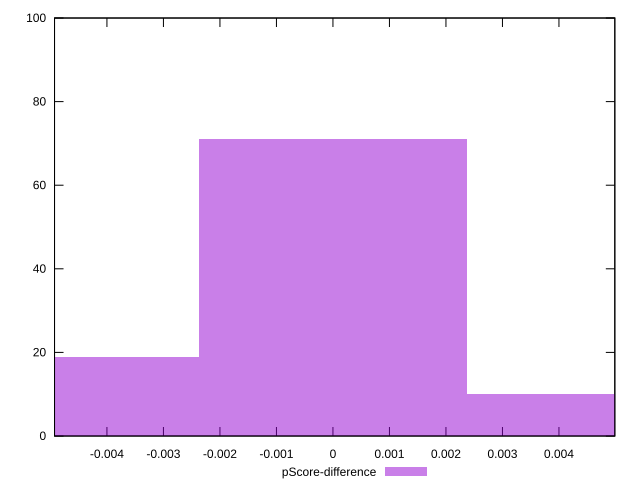

Generate this figure with gnuplot:
reset

$pScoreDifference <<EOF
-0.004756984988230932 19
0.004756984988230932 10
0 71
EOF

set key outside below
set boxwidth 0.004756984988230932
set xrange [-0.004927418210567414:0.004988764127777379]
set yrange [0:100]
set trange [0:100]
set style fill transparent solid 0.5 noborder
set terminal svg size 640, 490 enhanced background rgb 'white'
set output "report_00019_2021-02-10T18-14-37.922Z//first-cpu-idle/samples/pages/pScore-difference/histogram.svg"

plot $pScoreDifference title "pScore-difference" with boxes

reset
